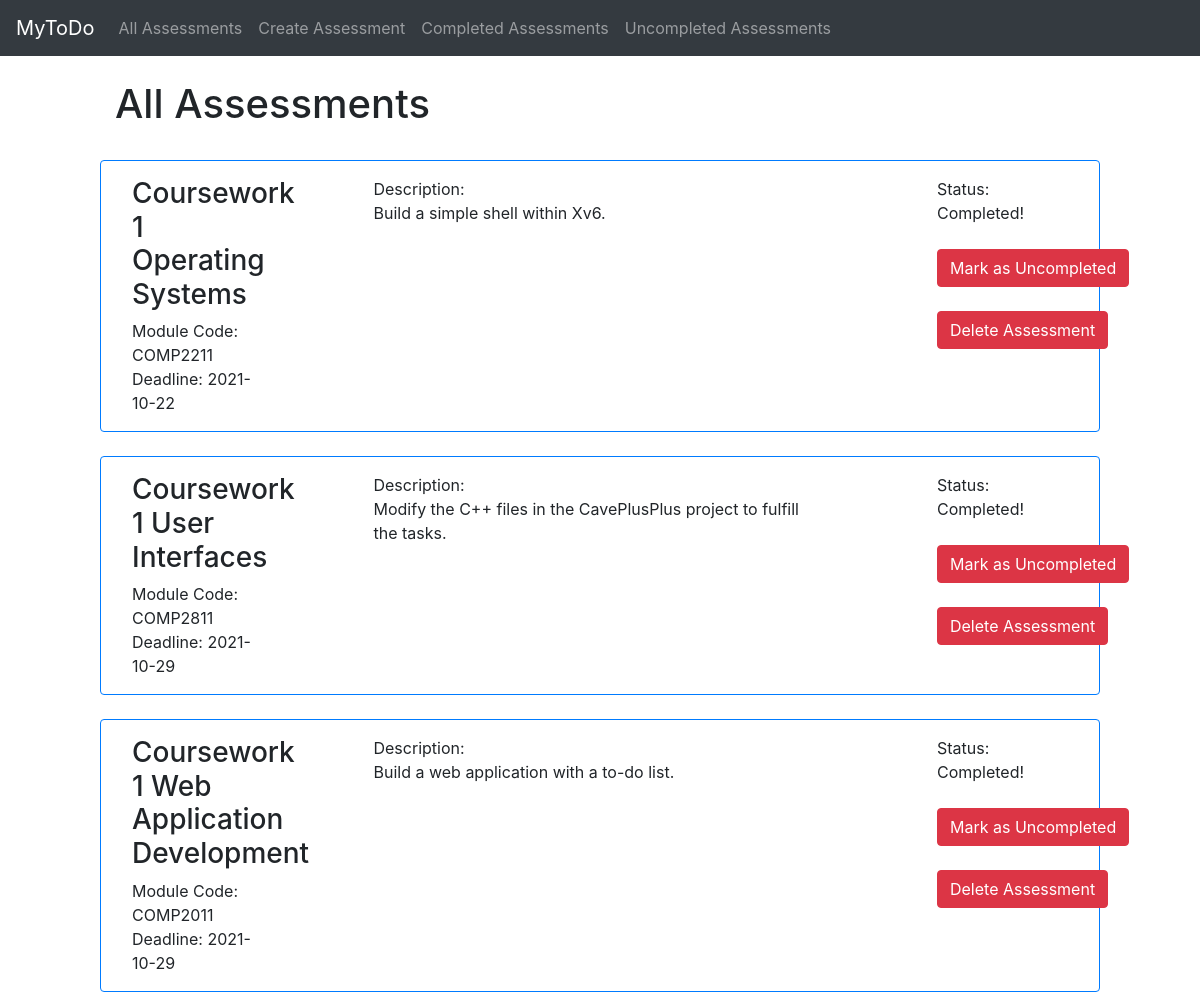
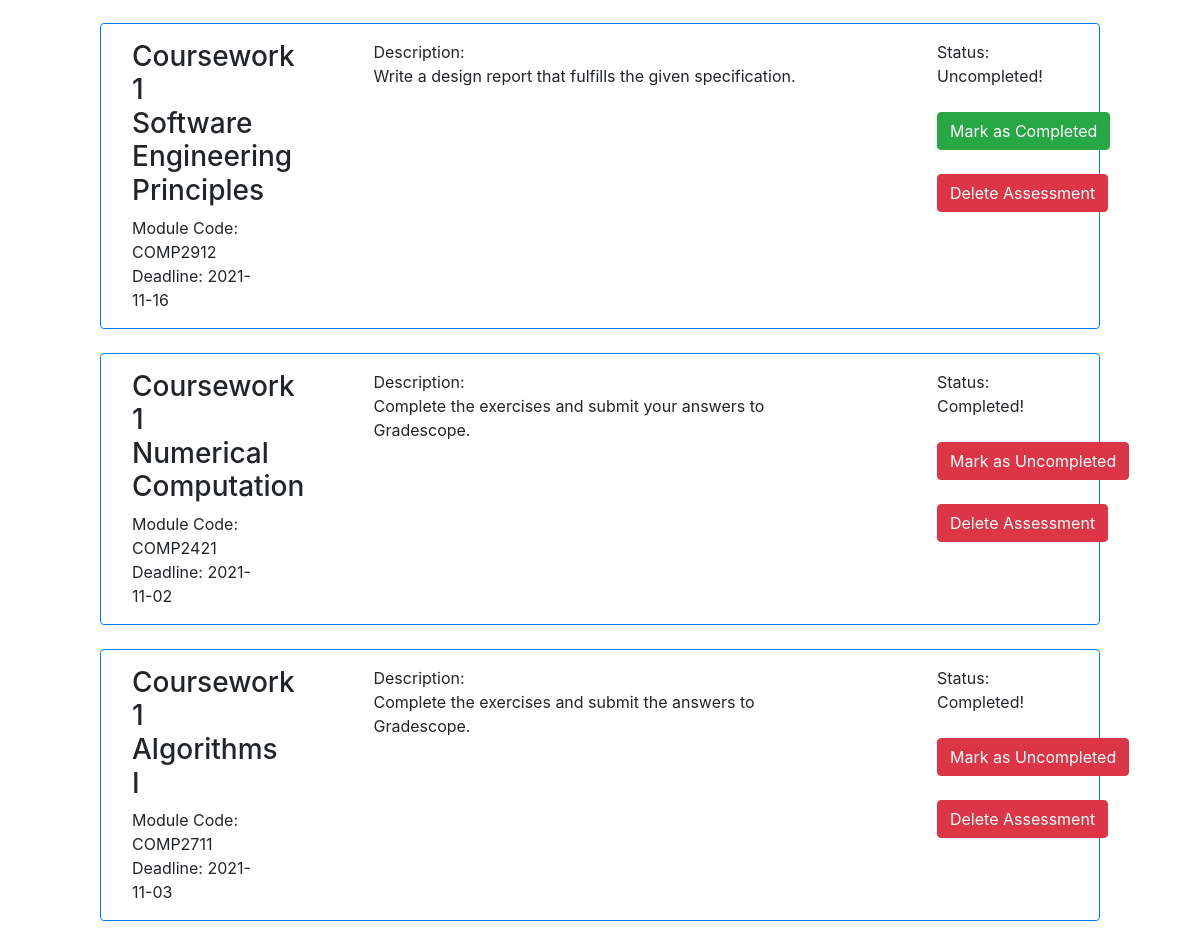
The app's page /all_assessments with its own data (2 pictures, top to bottom).
### app/models.py (models this page shows)
class Assessment(db.Model):
    id = db.Column(db.Integer, primary_key=True)
    title = db.Column(db.String(300), index=True, nullable=False)
    module_code = db.Column(db.String(10), index=True, nullable=False)
    deadline = db.Column(db.Date, nullable=False)
    description = db.Column(db.String(1000), index=True)
    status = db.Column(db.Boolean, default=False)

### app/views.py (the view)
@app.route('/all_assessments', methods=['GET', 'POST'])
def all_assessments():
    form1 = IdTypeForm()
    form2 = IdTypeForm()
    assessments = Assessment.query
    rows = assessments.count()
    if request.method == "POST":
        assessment_to_update = Assessment.query.get(form1.id.data)
        if form2.type.data == "uncompleted":
            assessment_to_update.status = 1
        elif form2.type.data == "completed":
            assessment_to_update.status = 0
        elif form2.type.data == "delete":
            db.session.delete(assessment_to_update)
        try:
            db.session.commit()
            return redirect('/all_assessments')
        except:
            return redirect('/all_assessments')
    else:
        return render_template('all_assessments.html',
                                title='All Assessments',
                                assessments=assessments,
                                form1=form1,
                                form2=form2,
                                rows=rows)

### app/forms.py
class IdTypeForm(Form):
    id = IntegerField('id')
    type = StringField('type')

### app/templates/all_assessments.html (shortened to what this page needs)
{% extends "base.html" %}
{% block content %}
<br/>
<h1>All Assessments</h1>
<br/>
{% if rows > 0 %}
{% for assessment in assessments %}
    <div class="row border border-primary rounded p-3">
        <div class="col-2">
            <h3>{{ assessment.title }}</h3>
            <a>Module Code: {{ assessment.module_code }}</a><br/>
            <a>Deadline: {{ assessment.deadline }}</a>
        </div>
        <div class="col-1"></div>
        <div class="col-6">
            <a>Description:<br/> {{ assessment.description }}</a>
        </div>
        <div class="col-1"></div>
        <div class="col-2">
            {% if assessment.status == 0 %}
            <a>Status: Uncompleted!</a>
            <br/><br/>
            <form action="" method="post" name="completed_btn">
                <input type="submit" class="btn btn-success" value="Mark as Completed">
            </form>
            {% else %}
            <a>Status: Completed!</a>
            <br/><br/>
            <form action="" method="post" name="uncompleted_btn">
                <input type="submit" class="btn btn-danger" value="Mark as Uncompleted">
            </form>
            {% endif %}
            <br/>
            <form action="" method="post" name="delete_btn">
                <input type="submit" class="btn btn-danger" value="Delete Assessment">
            </form>
        </div>
    </div>
    <br/>
{% endfor %}
{% else %}
    <h4>There are no assessments</h4>
{% endif %}
{% endblock %}

### app/templates/base.html (shortened to what this page needs)
<!DOCTYPE html>
<html>
  <head>
    <link rel="stylesheet" href="https://stackpath.bootstrapcdn.com/bootstrap/4.2.1/css/bootstrap.min.css">
  </head>
  <body>
    <nav class="navbar navbar-expand-sm navbar-dark bg-dark">
      <a class="navbar-brand" href="/">MyToDo<span class="sr-only">(current)</span></a>
      <div class="collapse navbar-collapse" id="navbarSupportedContent">
        <ul class="navbar-nav mr-auto">
          <li class="nav-item"><a class="nav-link" href="/all_assessments">All Assessments</a></li>
          <li class="nav-item"><a class="nav-link" href="/create_assessment">Create Assessment</a></li>
          <li class="nav-item"><a class="nav-link" href="/completed_assessments">Completed Assessments</a></li>
          <li class="nav-item"><a class="nav-link" href="/uncompleted_assessments">Uncompleted Assessments</a></li>
        </ul>
      </div>
    </nav>
    <div class="container-fluid">
      <div class="row">
        <div class="col-1"></div>
          <div class="col-10">
            {% block content %}{% endblock %}
          </div>
        </div>
      </div>
  </body>
</html>

### records on screen
Assessment: title "Coursework 1 Operating Systems", module_code "COMP2211", deadline "2021-10-22", description "Build a simple shell within Xv6."
Assessment: title "Coursework 1 User Interfaces", module_code "COMP2811", deadline "2021-10-29", description "Modify the C++ files in the CavePlusPlus project to fulfill the tasks."
Assessment: title "Coursework 1 Web Application Development", module_code "COMP2011", deadline "2021-10-29", description "Build a web application with a to-do list."
Assessment: title "Coursework 1 Software Engineering Principles", module_code "COMP2912", deadline "2021-11-16", description "Write a design report that fulfills the given specification."
Assessment: title "Coursework 1 Numerical Computation", module_code "COMP2421", deadline "2021-11-02", description "Complete the exercises and submit your answers to Gradescope."
Assessment: title "Coursework 1 Algorithms I", module_code "COMP2711", deadline "2021-11-03", description "Complete the exercises and submit the answers to Gradescope."
